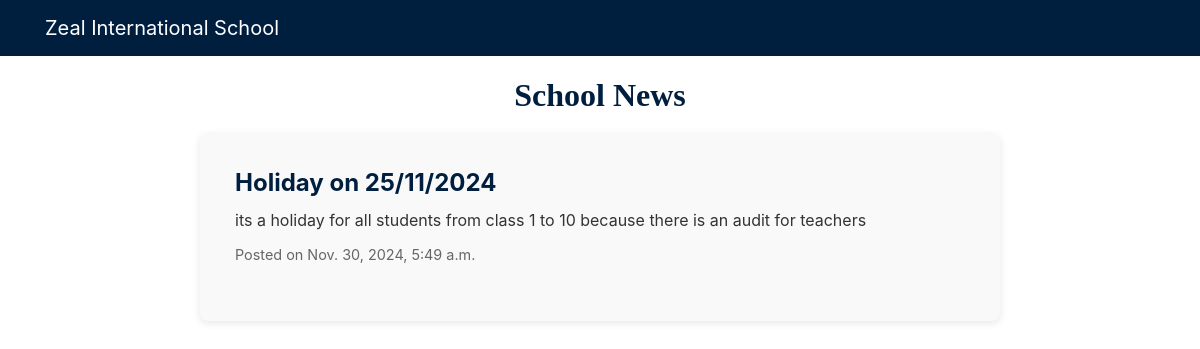
Page /users/schoolnews/ (signed in) on the committed database.
### users/models.py (models this page shows)
class SchoolNews(models.Model):
    title = models.CharField(max_length=200)
    description = models.TextField()
    created_at = models.DateTimeField(auto_now_add=True)

### users/views.py (the view)
# urls.py: path('schoolnews/', views.school_news, name='school_news'),
@login_required
def school_news(request):
    news = SchoolNews.objects.all().order_by('-created_at')
    context = {'news': news}
    return render(request, 'users/school_news.html', context)

### templates/users/school_news.html (shortened to what this page needs)
<!DOCTYPE html>
<html lang="en">
<head>
    <link rel="stylesheet" href="https://stackpath.bootstrapcdn.com/bootstrap/4.5.2/css/bootstrap.min.css">
</head>
<body>
<nav class="navbar navbar-expand-lg">
    <div class="container">
        <a class="navbar-brand" href="#">Zeal International School</a>
    </div>
</nav>
<div class="container">
    <h2>School News</h2>
    <div class="news-container">
        <ul class="list-unstyled">
            {% for news in news %}
            <li class="news-item">
                <h3 class="news-title">{{ news.title }}</h3>
                <p class="news-description">{{ news.description }}</p>
                <small class="news-date">Posted on {{ news.created_at }}</small>
            </li>
            {% endfor %}
        </ul>
    </div>
</div>
</body>
</html>

### templates/users/school_news.html (style rules this page uses)
body, html { margin: 0; padding: 0; min-height: 100%; display: flex; flex-direction: column; }
.navbar { background-color: #001f3f; }
.navbar .navbar-brand, .navbar .nav-link { color: #ffffff; }
h2 { font-family: 'Playfair Display', serif; color: #001f3f; font-weight: 700; text-align: center; margin: 20px 0; }
.news-container { background-color: #f9f9f9; padding: 20px; border-radius: 8px; box-shadow: 0 2px 8px rgba(0, 0, 0, 0.1); max-width: 800px; margin: 20px auto; }
.news-item { margin-bottom: 20px; padding: 15px; border-bottom: 1px solid #ddd; }
.news-item:last-child { border-bottom: none; }
.news-title { font-size: 1.5rem; font-weight: bold; color: #001f3f; }
.news-description { font-size: 1rem; color: #333; margin: 10px 0; }
.news-date { font-size: 0.9rem; color: #666; }

### rows in the picture
SchoolNews: title "Holiday on 25/11/2024", description "its a holiday for all students from class 1 to 10 because there is an audit for teachers", created_at "Nov. 30, 2024, 5:49 a.m."
